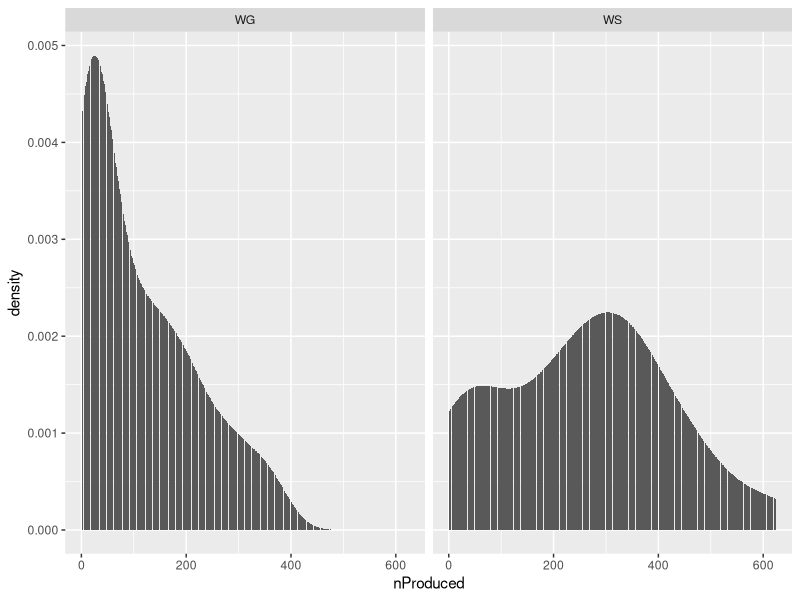

Recreate this plot in R.
## ---- chunk 1
knitr::opts_chunk$set(echo = TRUE)

library(dplyr)
library(readxl)
library(ggplot2)

d <- read_xlsx("data/MinmallySpeaking_SHW.xlsx") |>
  select(subjectkey,interview_age, nProduced, form) |>
  na.omit()

## ---- chunk 2
ggplot(d, aes(x = nProduced))+
  geom_histogram(stat = "density")+
  facet_grid(~form)
## ---- chunk 3
oldest_group <- d |>
  filter(interview_age >= 72 & interview_age < 96)
